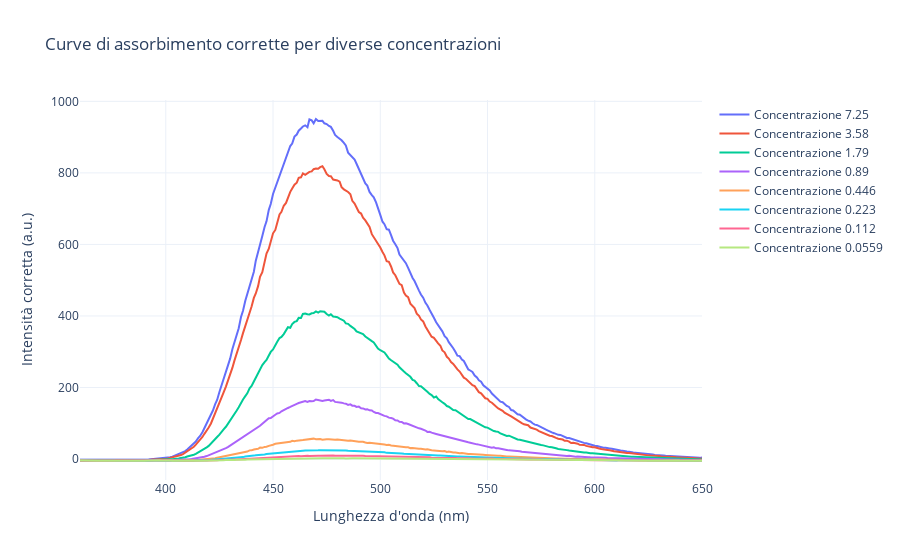

The code cell stored with this chart in its notebook:
### Code cell
# Accoppio le code e creo un dataframe con i dati aggiornati
minimi = np.array([df_corrected_no_fondo.iloc[:, col].min() for col in range(df_corrected_no_fondo.shape[1])])
min_minimo = min(minimi)
offset = minimi - min_minimo  # Calculate the offset for each column
print("Offset:", offset)
for idx, col in enumerate(df_corrected_no_fondo.columns):
    df_corrected_no_fondo[col] = df_corrected_no_fondo[col] - offset[idx]

# Ensure the number of columns in df_corrected_no_fondo matches the number of labels
if df_corrected_no_fondo.shape[1] != len(labels[:-1]):
    print(f"Adjusting the number of labels to match the columns in df_corrected_no_fondo.")
    labels = labels[:df_corrected_no_fondo.shape[1]]  # Adjust labels to match the number of columns

# Crea una tabella Pandas con i valori corretti
df_corrected_table = pd.DataFrame(df_corrected_no_fondo.values, columns=labels)  # Use adjusted labels
display(df_corrected_table)

fig = go.Figure()

# Aggiungi le tracce per ogni colonna del dataframe corretto
for col, label in zip(df_corrected_table.columns, labels[:-1]):  # Exclude the last label as it corresponds to the background
    fig.add_trace(go.Scatter(x=wavelengths[0], y=df_corrected_table[col], mode='lines', name=f'Concentrazione {label}'))

# Aggiungi titolo e etichette degli assi
fig.update_layout(
    title='Curve di assorbimento corrette per diverse concentrazioni',
    xaxis_title='Lunghezza d\'onda (nm)',
    yaxis_title='Intensità corretta (a.u.)',
    template='plotly_white'
)

# Mostra il grafico
fig.show()

### Figure 1 — Plotly figure (JSON) as saved in the notebook; plotly's stock layout.template omitted (floating-point values rounded to 4 significant figures; data arrays with more than 128 entries replaced by an {"elided": "..."} marker saying what was removed)
{"data": [{"mode": "lines", "name": "Concentrazione 7.25", "type": "scatter", "x": {"elided": "291 float values"}, "y": {"elided": "291 float values"}}, {"mode": "lines", "name": "Concentrazione 3.58", "type": "scatter", "x": {"elided": "291 float values"}, "y": {"elided": "291 float values"}}, {"mode": "lines", "name": "Concentrazione 1.79", "type": "scatter", "x": {"elided": "291 float values"}, "y": {"elided": "291 float values"}}, {"mode": "lines", "name": "Concentrazione 0.89", "type": "scatter", "x": {"elided": "291 float values"}, "y": {"elided": "291 float values"}}, {"mode": "lines", "name": "Concentrazione 0.446", "type": "scatter", "x": {"elided": "291 float values"}, "y": {"elided": "291 float values"}}, {"mode": "lines", "name": "Concentrazione 0.223", "type": "scatter", "x": {"elided": "291 float values"}, "y": {"elided": "291 float values"}}, {"mode": "lines", "name": "Concentrazione 0.112", "type": "scatter", "x": {"elided": "291 float values"}, "y": {"elided": "291 float values"}}, {"mode": "lines", "name": "Concentrazione 0.0559", "type": "scatter", "x": {"elided": "291 float values"}, "y": {"elided": "291 float values"}}], "layout": {"title": {"text": "Curve di assorbimento corrette per diverse concentrazioni"}, "xaxis": {"title": {"text": "Lunghezza d'onda (nm)"}}, "yaxis": {"title": {"text": "Intensità corretta (a.u.)"}}}}
